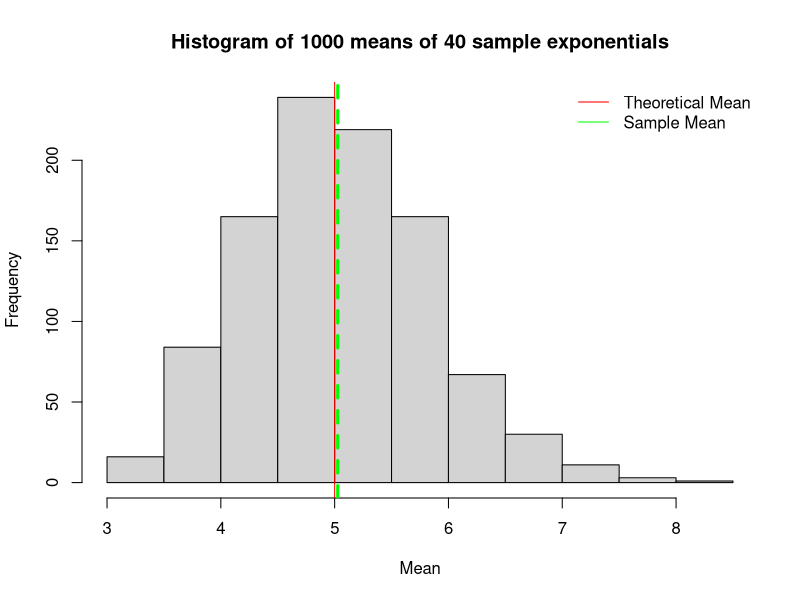
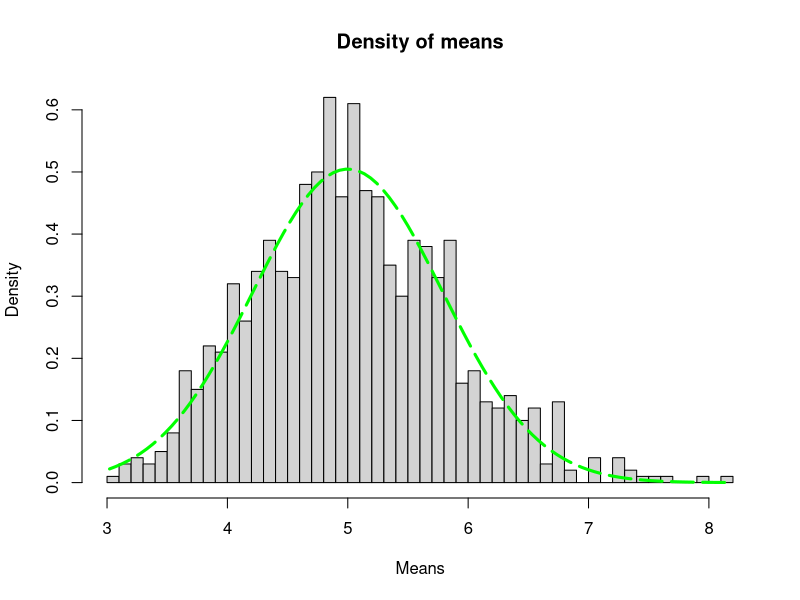

R code for these plots, in order:
## ---- chunk 1
s <- 1000 #Number of simulations
lambda <- 0.2 #Rate for all simulations
n <- 40 #Number of samples
set.seed(240) #set seed for reproducability
## ---- chunk 2
# load libraries
library(ggplot2)
library(knitr)
## ---- chunk 3
#### 1. Simulation

simulation <- replicate(s, mean(rexp(n,lambda)))

simulation_mean <- mean(simulation) #Distribution Mean
simulation_mean

simulation_median <- median(simulation) #Median
simulation_median

simulation_sd     <- sd(simulation) #Standard Deviation
simulation_sd 

## ---- chunk 4
simulation_mean  <- mean(simulation) #Distribution Mean
simulation_mean

theoretical_mean  <- 1/lambda #Analytical Mean
theoretical_mean
## ---- chunk 5
hist(simulation, xlab = "Mean", main = "Histogram of 1000 means of 40 sample exponentials")
abline(v = simulation_mean, col = "green",lwd=3, lty=2)
abline(v = theoretical_mean, col = "red",lwd=1, lty=1)
legend('topright', c("Theoretical Mean","Sample Mean"), 
       col=c("red", "green"), lty=c(1,1), bty = "n")

## ---- chunk 6
# Theoretical variance
theoretical_sd <- (1/lambda)/sqrt(n)
theoretical_variance <- theoretical_sd^2
theoretical_variance

# Simulated variance
simulated_variance  <- var(simulation)
simulated_variance

## ---- chunk 7
xfit <- seq(min(simulation), max(simulation), length=100)
yfit <- dnorm(xfit, theoretical_mean , theoretical_sd)
hist(simulation,breaks=n,prob=T,xlab = "Means",main="Density of means",ylab="Density")
lines(xfit, yfit, pch=22, col="green", lwd=3,lty=5)

